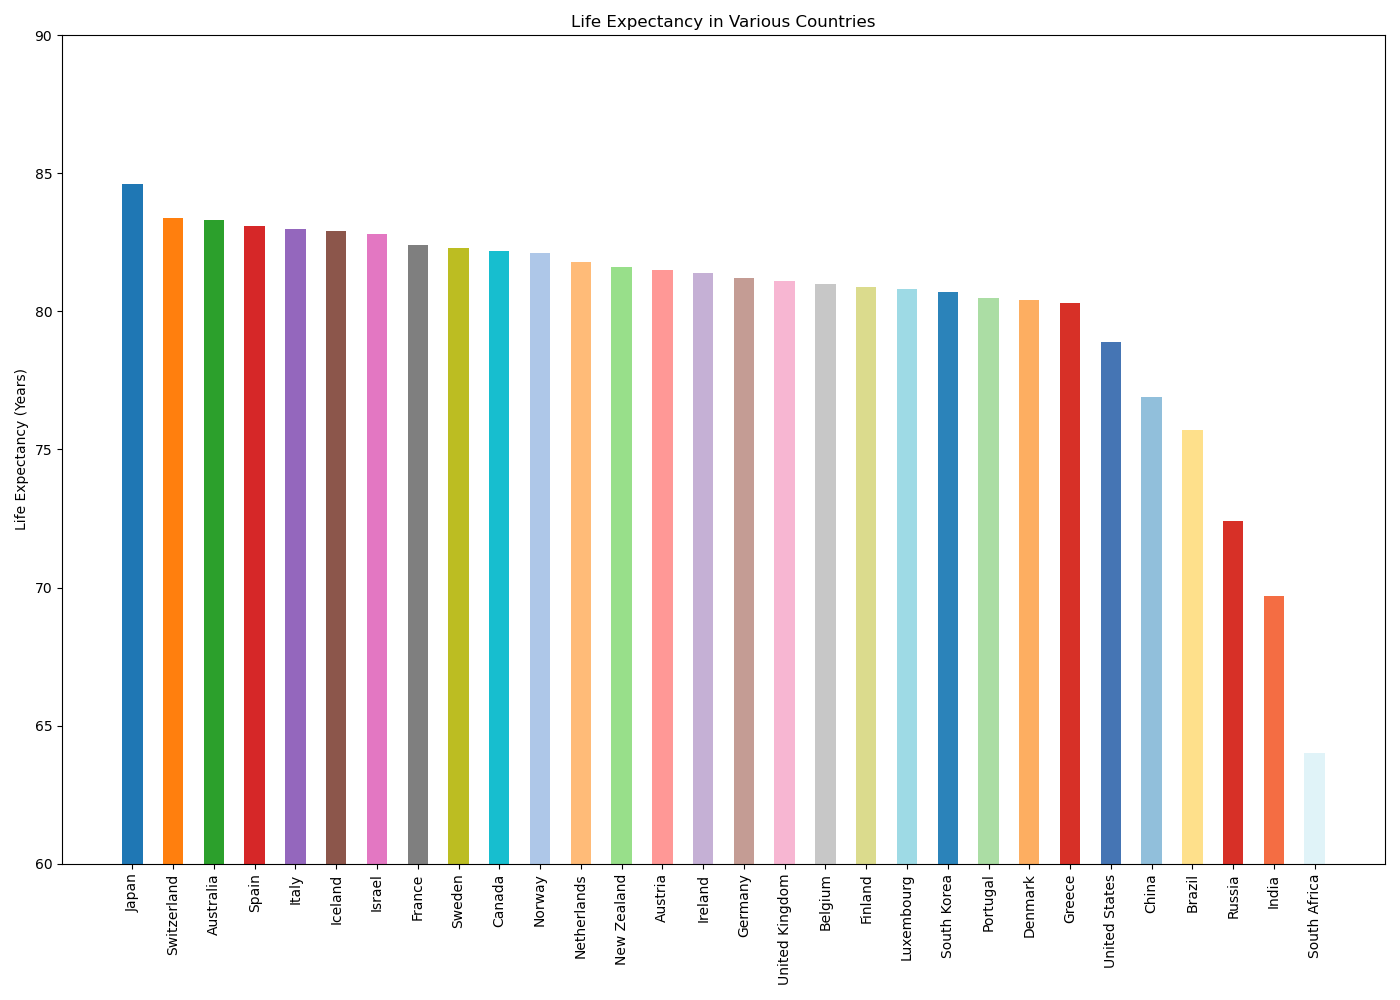

Reproduce this figure in Python.

import matplotlib.pyplot as plt

# Data points
countries = ['Japan', 'Switzerland', 'Australia', 'Spain', 'Italy', 'Iceland', 'Israel', 'France', 
             'Sweden', 'Canada', 'Norway', 'Netherlands', 'New Zealand', 'Austria', 'Ireland', 
             'Germany', 'United Kingdom', 'Belgium', 'Finland', 'Luxembourg', 'South Korea', 
             'Portugal', 'Denmark', 'Greece', 'United States', 'China', 'Brazil', 'Russia', 
             'India', 'South Africa']
life_expectancy = [84.6, 83.4, 83.3, 83.1, 83.0, 82.9, 82.8, 82.4, 82.3, 82.2, 82.1, 81.8, 81.6, 
                   81.5, 81.4, 81.2, 81.1, 81.0, 80.9, 80.8, 80.7, 80.5, 80.4, 80.3, 78.9, 76.9, 
                   75.7, 72.4, 69.7, 64.0]

# Colors for each bar
colors = ['#1f77b4', '#ff7f0e', '#2ca02c', '#d62728', '#9467bd', '#8c564b', '#e377c2', '#7f7f7f', 
          '#bcbd22', '#17becf', '#aec7e8', '#ffbb78', '#98df8a', '#ff9896', '#c5b0d5', '#c49c94', 
          '#f7b6d2', '#c7c7c7', '#dbdb8d', '#9edae5', '#2b83ba', '#abdda4', '#fdae61', '#d73027', 
          '#4575b4', '#91bfdb', '#fee08b', '#d73027', '#f46d43', '#e0f3f8']

# Create a vertical bar chart
plt.figure(figsize=(14, 10))
plt.bar(countries, life_expectancy, color=colors, width=0.5)

# Modify the ticks, labels, and title
plt.ylabel('Life Expectancy (Years)')
plt.title('Life Expectancy in Various Countries')
plt.ylim(60, 90)  # Assuming the life expectancy ranges between 60 and 90 years
plt.xticks(rotation=90)

# Display the plot
plt.tight_layout()
plt.show()
